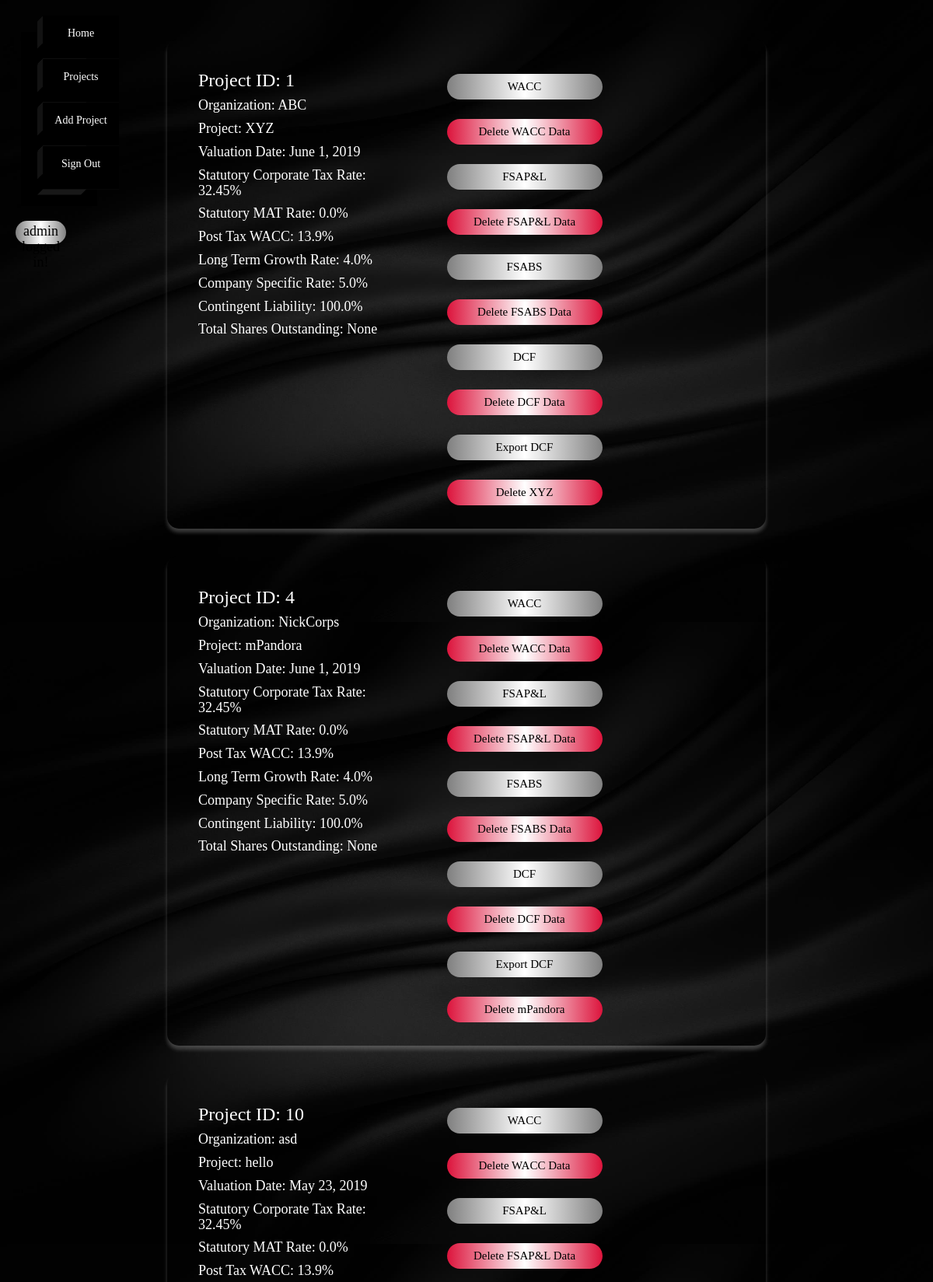
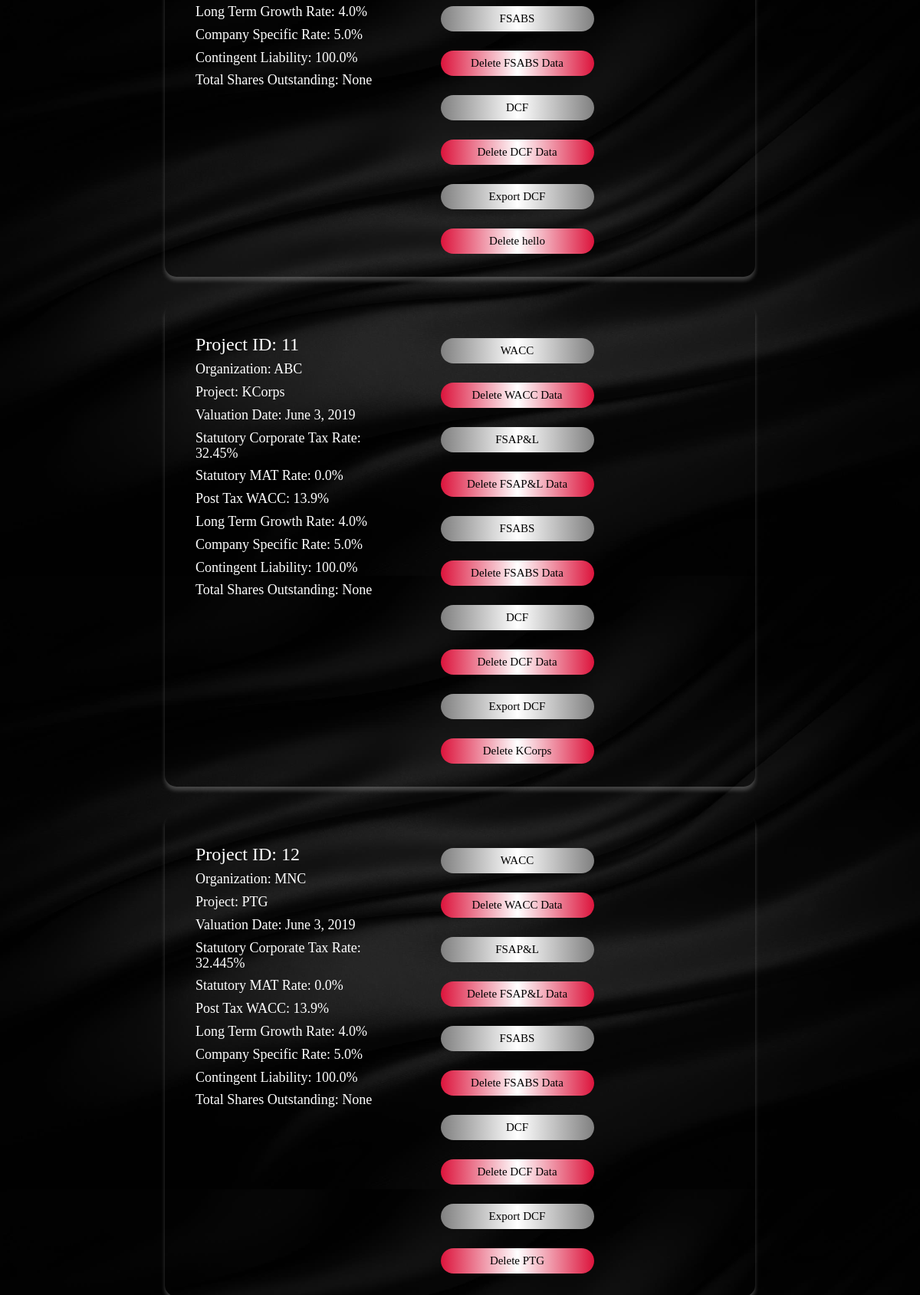
Screenshot of /user_details (signed in) with the database file from the repository (2 pictures, top to bottom).
### inputApp/models.py (models this page shows, shortened)
class Input(models.Model):
    user = models.ForeignKey(User, on_delete=models.CASCADE)
    organization = models.CharField(max_length=50)
    project = models.CharField(max_length=50)
    valuation_date = models.DateField(blank=True, null=True)
    statutory_corporate_tax_rate = models.FloatField()
    statutory_mat_rate = models.FloatField(blank=True, null=True)
    post_tax_wacc = models.FloatField()
    long_term_growth_rate = models.FloatField()
    company_specific_risk = models.FloatField(blank=True, null=True)
    contingent_liability = models.FloatField(blank=True, null=True)
    total_shares_outstanding = models.FloatField(blank=True, null=True)

### inputApp/views.py (the view)
# urls.py: url(r'^user_details$', views.user_details, name='user_details'),
@login_required(login_url='login')
def user_details(request):
    user = request.user
    data = Input.objects.filter(user=user)
    return render(request, 'user_details.html', {'data': data})

### inputApp/templates/user_details.html (shortened to what this page needs)
{% extends 'index.html' %}
{% block content %}
{% if data %}
{% for i in data %}
<div class="col-xs-12 card">
    <div class="col-xs-5" style="color: white">
        <h3>Project ID: {{ i.id }}</h3>
        <h4>Organization: {{ i.organization }}</h4>
        <h4>Project: {{ i.project }}</h4>
        <h4>Valuation Date: {{ i.valuation_date }}</h4>
        <h4>Statutory Corporate Tax Rate: {{ i.statutory_corporate_tax_rate }}%</h4>
        <h4>Statutory MAT Rate: {{ i.statutory_mat_rate }}%</h4>
        <h4>Post Tax WACC: {{ i.post_tax_wacc }}%</h4>
        <h4>Long Term Growth Rate: {{ i.long_term_growth_rate }}%</h4>
        <h4>Company Specific Rate: {{ i.company_specific_risk }}%</h4>
        <h4>Contingent Liability: {{ i.contingent_liability }}%</h4>
        <h4>Total Shares Outstanding: {{ i.total_shares_outstanding }}</h4>
    </div>
    <div class="col-xs-7">
        <a class="btn btn-primary btn-sm" style="border: none; background-image: linear-gradient(to right, grey, white, grey); color: black;" href="wacc?id={{ i.id }}"> WACC</a>
        <a class="btn btn-primary btn-sm" style="border: none; background-image: linear-gradient(to right, #DC143C, white, #DC143C); color: black;" href="wacc_delete?id={{ i.id }}" onclick="return deleteItem()"> Delete WACC Data</a>
        <br>
        <a class="btn btn-primary btn-sm" style="border: none; background-image: linear-gradient(to right, grey, white, grey); color: black;" href="fsapl?id={{ i.id }}"> FSAP&L</a>
        <a class="btn btn-primary btn-sm" style="border: none; background-image: linear-gradient(to right, #DC143C, white, #DC143C); color: black;" href="fsapl_delete?id={{ i.id }}" onclick="return deleteItem()"> Delete FSAP&L Data</a>
        <br>
        <a class="btn btn-primary btn-sm" style="border: none; background-image: linear-gradient(to right, grey, white, grey); color: black;" href="fsabs?id={{ i.id }}"> FSABS</a>
        <a class="btn btn-primary btn-sm" style="border: none; background-image: linear-gradient(to right, #DC143C, white, #DC143C); color: black;" href="fsabs_delete?id={{ i.id }}" onclick="return deleteItem()"> Delete FSABS Data</a>
        <br>
        <a class="btn btn-primary btn-sm" style="border: none; background-image: linear-gradient(to right, grey, white, grey); color: black;" href="vdcf?id={{ i.id }}"> DCF</a>
        <a class="btn btn-primary btn-sm" style="border: none; background-image: linear-gradient(to right, #DC143C, white, #DC143C); color: black;" href="dcf_delete?id={{ i.id }}" onclick="return deleteItem()"> Delete DCF Data</a>
        <br>
        <a class="btn btn-primary btn-sm" href="exportDcf?id={{ i.id }}" style="border: none; background-image: linear-gradient(to right, grey, white, grey); color: black;">Export DCF</a>
        <a class="btn btn-primary btn-sm" style="border: none; background-image: linear-gradient(to right, #DC143C, white, #DC143C); color: black;" onclick="return deleteItem()" href="delete_input?id={{ i.id }}"> Delete {{ i.project }}</a>
    </div>
</div>
{% endfor %}
{% else %}
<h1 style="text-align: center; color: white">You have not added any project!</h1>
{% endif %}
{% endblock %}

### inputApp/templates/index.html (shortened to what this page needs)
<!DOCTYPE html>
<html lang="en">
<head>
    {% load static %}
    <link rel="stylesheet" href="{% static 'css/bootstrap.min.css' %}">
    <link rel="stylesheet" href="{% static 'navbar.css' %}">
    <link rel="stylesheet" href="{% static 'style.css' %}">
    <link href="//netdna.bootstrapcdn.com/font-awesome/3.2.1/css/font-awesome.min.css" rel="stylesheet">
    {% load crispy_forms_tags %}
</head>
<body>
<div class="container-fluid">
    <div class="row">
        <div class="col-xs-2">
            <ul>
                <li>
                    <a class='list-item' href="{% url 'home' %}">
                         Home
                    </a>
                </li>
                <li>
                    <a class='list-item' href="{% url 'user_details' %}">
                         Projects
                    </a>
                </li>
                <li>
                    <a class='list-item' href="{% url 'inputs' %}">
                         Add Project
                    </a>
                </li>
                <li>
                <li>
                    <a class='list-item' href="{% url 'logout' %}">
                         Sign Out
                    </a>
                </li>
            </ul>
            <br>
            <h4 style="color: black; margin-left: 5px; margin-right: 100px; text-align: center; border-radius: 50px;
                background-image: linear-gradient(to right, grey, white, grey); height: 3rem; font-size: 1.8rem; padding-top: 4px; border: none;">
                {{ request.user.username }} logged in!
            </h4>
        </div>
        <div class="col-xs-8">
            <br><br>
            {% block content %}{% endblock %}
        </div>
    </div>
</div>
</body>
</html>

### inputApp/static/navbar.css (style rules this page uses)
*, *:before, *:after { box-sizing: border-box; }
html, body { width: 100%; height: 100%; }
body { -webkit-transform: translate3d(0, 0, 0); transform: translate3d(0, 0, 0); }
ul { position: relative; list-style-type: none; margin-top: 20px; }
.list-item { padding-top: 5px; background: #000; color: white; text-align: center; height: 4em; width: 7em; vertical-align: middle; line-height: 2.5em; border-bottom: 1px solid #060606; position: relative; display: block; text-decoration: none; box-shadow: -2em 1.5em 0 black; transition: all .25s linear; }
.list-item:before, .list-item:after { content: ''; position: absolute; transition: all .25s linear; width: .5em; }
.list-item:after { height: 4em; background: #181818; bottom: -2.25em; left: 1.5em; -webkit-transform: rotate(90deg) skew(0, 45deg); transform: rotate(90deg) skew(0, 45deg); }
.list-item:before { height: 2.5em; background: #121212; top: .25em; left: -.5em; -webkit-transform: skewY(-45deg); transform: skewY(-45deg); }
.btn.btn-primary.btn-sm { margin-top: 25px; width: 200px; height: 33px; font-size: 1.5rem; border-radius: 20px; border: none; background-color: #ff6e42 }
.btn.btn-primary { margin-top: 25px; margin-left: 5%; width: 20%; height: 33px; font-size: 1.7rem; border-radius: 20px; border: none; background-color: #ff6e42 }

### inputApp/static/style.css (style rules this page uses)
body, html { background-image: url(images/back.jpg); height: 100vh; background-size: cover; background-repeat: no; font-family: 'Satisfy'; }
.card { color: white; padding: 20px 25px 30px; margin: 0 auto 25px; margin-top: 10px; -moz-border-radius: 2px; -webkit-border-radius: 2px; border-radius: 2px; -moz-box-shadow: 0px 2px 2px rgba(0, 0, 0, 0.3); -webkit-box-shadow: 0px 2px 2px rgba(0, 0, 0, 0.3); box-shadow: 0px 5px 5px rgba(192,192,192,0.3); }
.card { border-radius: 15px; }

### rows the page displays
Input: id "1", organization "ABC", project "XYZ", valuation_date "June 1, 2019", statutory_corporate_tax_rate "32.45", statutory_mat_rate "0.0", post_tax_wacc "13.9", long_term_growth_rate "4.0", company_specific_risk "5.0", contingent_liability "100.0", total_shares_outstanding "None"
Input: id "4", organization "NickCorps", project "mPandora", valuation_date "June 1, 2019", statutory_corporate_tax_rate "32.45", statutory_mat_rate "0.0", post_tax_wacc "13.9", long_term_growth_rate "4.0", company_specific_risk "5.0", contingent_liability "100.0", total_shares_outstanding "None"
Input: id "10", organization "asd", project "hello", valuation_date "May 23, 2019", statutory_corporate_tax_rate "32.45", statutory_mat_rate "0.0", post_tax_wacc "13.9", long_term_growth_rate "4.0", company_specific_risk "5.0", contingent_liability "100.0", total_shares_outstanding "None"
Input: id "11", organization "ABC", project "KCorps", valuation_date "June 3, 2019", statutory_corporate_tax_rate "32.45", statutory_mat_rate "0.0", post_tax_wacc "13.9", long_term_growth_rate "4.0", company_specific_risk "5.0", contingent_liability "100.0", total_shares_outstanding "None"
Input: id "12", organization "MNC", project "PTG", valuation_date "June 3, 2019", statutory_corporate_tax_rate "32.445", statutory_mat_rate "0.0", post_tax_wacc "13.9", long_term_growth_rate "4.0", company_specific_risk "5.0", contingent_liability "100.0", total_shares_outstanding "None"

### other values shown
{{ request.user.username }} "admin"
